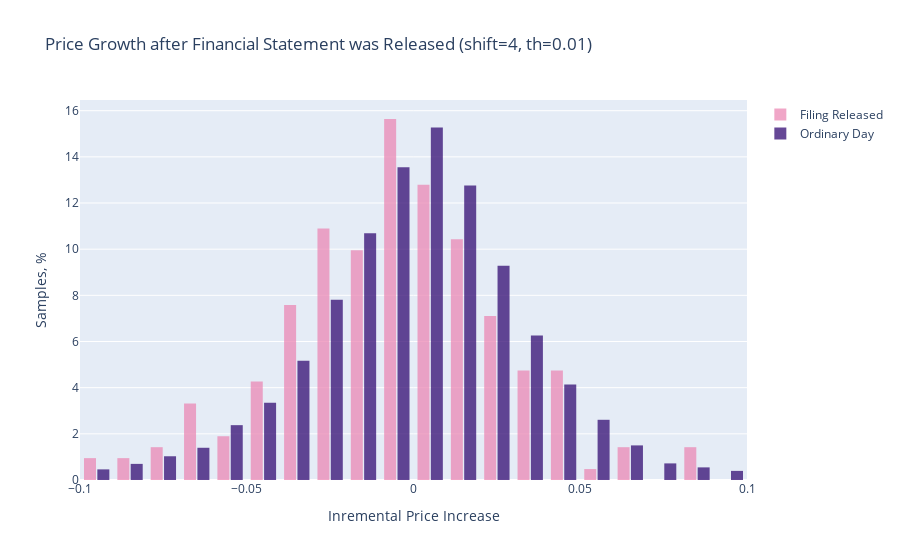

The code cell stored with this chart in its notebook:
### Markdown cell above
<b>Note:</b> The most promising run (lowest p-value) was at shift=1 and threshold=0.01 (or 1% price growth during the first day after the filing). Let's take a closer look at it's histogram.

### Code cell
th = 0.01
shift = 4
evaluate(df=df, shift=shift, th=th, display=True, title=f'Price Growth after Financial Statement was Released (shift={shift}, th={th})')

### Figure 1 — Plotly figure (JSON) as saved in the notebook; plotly's stock layout.template omitted (floating-point values rounded to 4 significant figures; data arrays with more than 128 entries replaced by an {"elided": "..."} marker saying what was removed)
{"data": [{"histnorm": "percent", "marker": {"color": "#EB89B5"}, "name": "Filing Released", "opacity": 0.75, "type": "histogram", "x": {"elided": "212 float values"}, "xbins": {"end": 0.1, "size": 0.01, "start": -0.1}}, {"histnorm": "percent", "marker": {"color": "#330C73"}, "name": "Ordinary Day", "opacity": 0.75, "type": "histogram", "x": {"elided": "18859 float values"}, "xbins": {"end": 0.1, "size": 0.01, "start": -0.1}}], "layout": {"bargap": 0.2, "bargroupgap": 0.1, "title": {"text": "Price Growth after Financial Statement was Released (shift=4, th=0.01)"}, "xaxis": {"title": {"text": "Inremental Price Increase"}}, "yaxis": {"title": {"text": "Samples, %"}}}}
